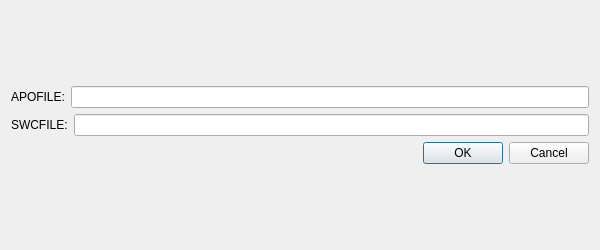
<?xml version="1.0" encoding="UTF-8"?>
<ui version="4.0">
 <class>EditorAnoAttachment</class>
 <widget class="QDialog" name="EditorAnoAttachment">
  <property name="geometry">
   <rect>
    <x>0</x>
    <y>0</y>
    <width>600</width>
    <height>250</height>
   </rect>
  </property>
  <property name="windowTitle">
   <string>EditorAnoAttachment</string>
  </property>
  <layout class="QVBoxLayout" name="verticalLayout_2">
   <item>
    <layout class="QVBoxLayout" name="verticalLayout">
     <item>
      <layout class="QHBoxLayout" name="horizontalLayout">
       <item>
        <widget class="QLabel" name="label">
         <property name="text">
          <string>APOFILE:</string>
         </property>
        </widget>
       </item>
       <item>
        <widget class="QLineEdit" name="ApoFileName"/>
       </item>
      </layout>
     </item>
     <item>
      <layout class="QHBoxLayout" name="horizontalLayout_2">
       <item>
        <widget class="QLabel" name="label_2">
         <property name="text">
          <string>SWCFILE:</string>
         </property>
        </widget>
       </item>
       <item>
        <widget class="QLineEdit" name="SwcFileName"/>
       </item>
      </layout>
     </item>
     <item>
      <layout class="QHBoxLayout" name="horizontalLayout_3">
       <item>
        <spacer name="horizontalSpacer">
         <property name="orientation">
          <enum>Qt::Horizontal</enum>
         </property>
         <property name="sizeHint" stdset="0">
          <size>
           <width>40</width>
           <height>20</height>
          </size>
         </property>
        </spacer>
       </item>
       <item>
        <widget class="QPushButton" name="OKBtn">
         <property name="text">
          <string>OK</string>
         </property>
        </widget>
       </item>
       <item>
        <widget class="QPushButton" name="CancelBtn">
         <property name="text">
          <string>Cancel</string>
         </property>
        </widget>
       </item>
      </layout>
     </item>
    </layout>
   </item>
  </layout>
 </widget>
 <resources/>
 <connections/>
</ui>
